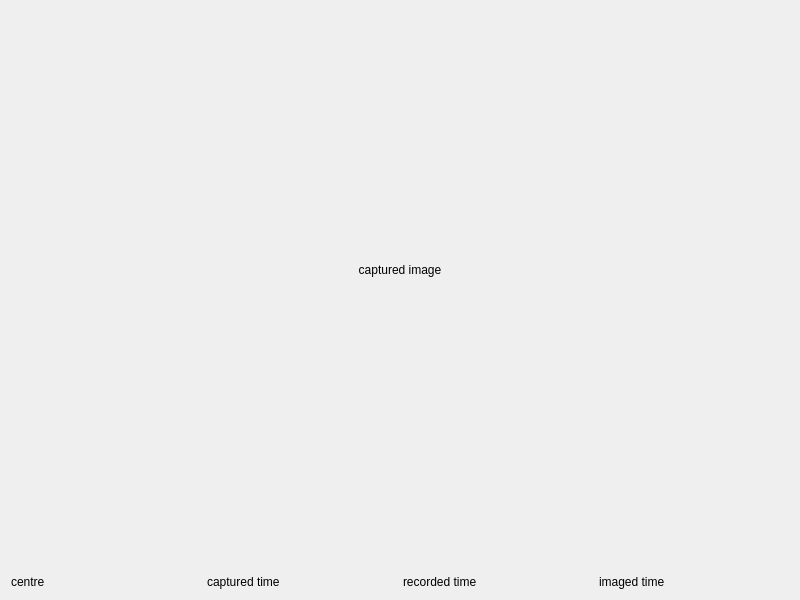
<?xml version="1.0" encoding="UTF-8"?>
<ui version="4.0">
 <class>Win005</class>
 <widget class="QWidget" name="Win005">
  <property name="geometry">
   <rect>
    <x>0</x>
    <y>0</y>
    <width>800</width>
    <height>600</height>
   </rect>
  </property>
  <property name="windowTitle">
   <string>Win005</string>
  </property>
  <layout class="QVBoxLayout" name="verticalLayout">
   <item>
    <layout class="QVBoxLayout" name="verticalLayout_2">
     <item>
      <widget class="QLabel" name="labelImage">
       <property name="sizePolicy">
        <sizepolicy hsizetype="Expanding" vsizetype="Expanding">
         <horstretch>0</horstretch>
         <verstretch>0</verstretch>
        </sizepolicy>
       </property>
       <property name="text">
        <string>captured image</string>
       </property>
       <property name="alignment">
        <set>Qt::AlignCenter</set>
       </property>
      </widget>
     </item>
     <item>
      <layout class="QHBoxLayout" name="horizontalLayout_4">
       <item>
        <widget class="QLabel" name="labelRecord0">
         <property name="text">
          <string/>
         </property>
        </widget>
       </item>
       <item>
        <widget class="QLabel" name="labelRecord1">
         <property name="text">
          <string/>
         </property>
        </widget>
       </item>
       <item>
        <widget class="QLabel" name="labelRecord2">
         <property name="text">
          <string/>
         </property>
        </widget>
       </item>
       <item>
        <widget class="QLabel" name="labelRecord3">
         <property name="text">
          <string/>
         </property>
        </widget>
       </item>
       <item>
        <widget class="QLabel" name="labelRecord4">
         <property name="text">
          <string/>
         </property>
        </widget>
       </item>
      </layout>
     </item>
     <item>
      <layout class="QHBoxLayout" name="horizontalLayout">
       <item>
        <widget class="QLabel" name="labelEvent0">
         <property name="text">
          <string/>
         </property>
        </widget>
       </item>
       <item>
        <widget class="QLabel" name="labelEvent1">
         <property name="text">
          <string/>
         </property>
        </widget>
       </item>
       <item>
        <widget class="QLabel" name="labelEvent2">
         <property name="text">
          <string/>
         </property>
        </widget>
       </item>
       <item>
        <widget class="QLabel" name="labelEvent3">
         <property name="text">
          <string/>
         </property>
        </widget>
       </item>
       <item>
        <widget class="QLabel" name="labelEvent4">
         <property name="text">
          <string/>
         </property>
        </widget>
       </item>
      </layout>
     </item>
    </layout>
   </item>
   <item>
    <layout class="QHBoxLayout" name="horizontalLayout_2">
     <item>
      <widget class="QLabel" name="labelCentre">
       <property name="text">
        <string>centre</string>
       </property>
      </widget>
     </item>
     <item>
      <widget class="QLabel" name="labelCapturedTime">
       <property name="text">
        <string>captured time</string>
       </property>
      </widget>
     </item>
     <item>
      <widget class="QLabel" name="labelRecordedTime">
       <property name="sizePolicy">
        <sizepolicy hsizetype="Preferred" vsizetype="Minimum">
         <horstretch>0</horstretch>
         <verstretch>0</verstretch>
        </sizepolicy>
       </property>
       <property name="text">
        <string>recorded time</string>
       </property>
      </widget>
     </item>
     <item>
      <widget class="QLabel" name="labelImagedTime">
       <property name="text">
        <string>imaged time</string>
       </property>
      </widget>
     </item>
    </layout>
   </item>
  </layout>
 </widget>
 <resources/>
 <connections/>
</ui>
